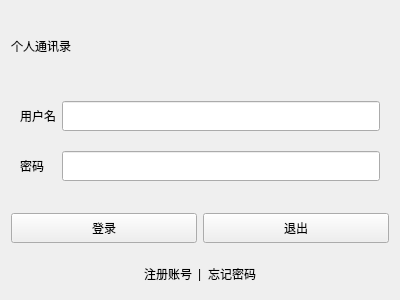
<?xml version="1.0" encoding="UTF-8"?>
<ui version="4.0">
 <class>Dialog</class>
 <widget class="QDialog" name="Dialog">
  <property name="geometry">
   <rect>
    <x>0</x>
    <y>0</y>
    <width>400</width>
    <height>300</height>
   </rect>
  </property>
  <property name="windowTitle">
   <string>Dialog</string>
  </property>
  <layout class="QGridLayout" name="gridLayout_4">
   <item row="0" column="0">
    <widget class="QLabel" name="lb_title">
     <property name="maximumSize">
      <size>
       <width>16777215</width>
       <height>70</height>
      </size>
     </property>
     <property name="text">
      <string>个人通讯录</string>
     </property>
     <property name="name" stdset="0">
      <string>title</string>
     </property>
    </widget>
   </item>
   <item row="1" column="0">
    <widget class="QWidget" name="widget_2" native="true">
     <layout class="QGridLayout" name="gridLayout_3">
      <property name="topMargin">
       <number>0</number>
      </property>
      <property name="bottomMargin">
       <number>0</number>
      </property>
      <item row="0" column="0">
       <widget class="QLabel" name="lb_username">
        <property name="text">
         <string>用户名</string>
        </property>
        <property name="name" stdset="0">
         <string>smtitle</string>
        </property>
       </widget>
      </item>
      <item row="0" column="1">
       <widget class="QLineEdit" name="le_username">
        <property name="minimumSize">
         <size>
          <width>0</width>
          <height>30</height>
         </size>
        </property>
        <property name="name" stdset="0">
         <string>le</string>
        </property>
       </widget>
      </item>
      <item row="1" column="0">
       <widget class="QLabel" name="lb_userpass">
        <property name="text">
         <string>密码</string>
        </property>
        <property name="name" stdset="0">
         <string>smtitle</string>
        </property>
       </widget>
      </item>
      <item row="1" column="1">
       <widget class="QLineEdit" name="le_userpass">
        <property name="minimumSize">
         <size>
          <width>0</width>
          <height>30</height>
         </size>
        </property>
        <property name="name" stdset="0">
         <string>le</string>
        </property>
       </widget>
      </item>
     </layout>
    </widget>
   </item>
   <item row="2" column="0">
    <widget class="QWidget" name="widget" native="true">
     <property name="maximumSize">
      <size>
       <width>16777215</width>
       <height>50</height>
      </size>
     </property>
     <layout class="QGridLayout" name="gridLayout">
      <property name="leftMargin">
       <number>0</number>
      </property>
      <property name="topMargin">
       <number>0</number>
      </property>
      <property name="rightMargin">
       <number>0</number>
      </property>
      <property name="bottomMargin">
       <number>0</number>
      </property>
      <property name="verticalSpacing">
       <number>0</number>
      </property>
      <item row="0" column="1">
       <widget class="QPushButton" name="btn_exit">
        <property name="minimumSize">
         <size>
          <width>0</width>
          <height>30</height>
         </size>
        </property>
        <property name="text">
         <string>退出</string>
        </property>
        <property name="autoDefault">
         <bool>false</bool>
        </property>
        <property name="name" stdset="0">
         <string>btn</string>
        </property>
       </widget>
      </item>
      <item row="0" column="0">
       <widget class="QPushButton" name="btn_login">
        <property name="minimumSize">
         <size>
          <width>0</width>
          <height>30</height>
         </size>
        </property>
        <property name="text">
         <string>登录</string>
        </property>
        <property name="autoDefault">
         <bool>false</bool>
        </property>
        <property name="name" stdset="0">
         <string>btn</string>
        </property>
       </widget>
      </item>
     </layout>
     <zorder>btn_login</zorder>
     <zorder>btn_exit</zorder>
    </widget>
   </item>
   <item row="3" column="0">
    <widget class="QWidget" name="widget_3" native="true">
     <property name="maximumSize">
      <size>
       <width>16777215</width>
       <height>30</height>
      </size>
     </property>
     <layout class="QGridLayout" name="gridLayout_2">
      <property name="topMargin">
       <number>0</number>
      </property>
      <property name="bottomMargin">
       <number>0</number>
      </property>
      <item row="0" column="2">
       <widget class="QLabel" name="label_2">
        <property name="text">
         <string>|</string>
        </property>
       </widget>
      </item>
      <item row="0" column="5">
       <spacer name="horizontalSpacer_2">
        <property name="orientation">
         <enum>Qt::Horizontal</enum>
        </property>
        <property name="sizeHint" stdset="0">
         <size>
          <width>40</width>
          <height>20</height>
         </size>
        </property>
       </spacer>
      </item>
      <item row="0" column="0">
       <spacer name="horizontalSpacer">
        <property name="orientation">
         <enum>Qt::Horizontal</enum>
        </property>
        <property name="sizeHint" stdset="0">
         <size>
          <width>40</width>
          <height>20</height>
         </size>
        </property>
       </spacer>
      </item>
      <item row="0" column="3">
       <widget class="QLabel" name="lb_forget">
        <property name="mouseTracking">
         <bool>true</bool>
        </property>
        <property name="text">
         <string>忘记密码</string>
        </property>
        <property name="name" stdset="0">
         <string>lb</string>
        </property>
       </widget>
      </item>
      <item row="0" column="1">
       <widget class="QLabel" name="lb_reg">
        <property name="mouseTracking">
         <bool>true</bool>
        </property>
        <property name="text">
         <string>注册账号</string>
        </property>
        <property name="name" stdset="0">
         <string>lb</string>
        </property>
       </widget>
      </item>
     </layout>
    </widget>
   </item>
  </layout>
 </widget>
 <resources/>
 <connections/>
</ui>
